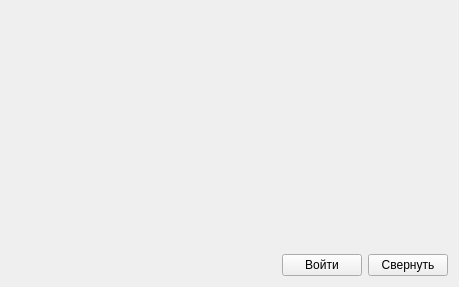
<?xml version="1.0" encoding="UTF-8"?>
<ui version="4.0">
 <class>IssuesWidget</class>
 <widget class="QWidget" name="IssuesWidget">
  <property name="geometry">
   <rect>
    <x>0</x>
    <y>0</y>
    <width>459</width>
    <height>287</height>
   </rect>
  </property>
  <property name="sizePolicy">
   <sizepolicy hsizetype="Preferred" vsizetype="Minimum">
    <horstretch>0</horstretch>
    <verstretch>0</verstretch>
   </sizepolicy>
  </property>
  <property name="windowTitle">
   <string>Form</string>
  </property>
  <layout class="QGridLayout" name="gridLayout">
   <item row="1" column="0">
    <spacer name="horizontalSpacer">
     <property name="orientation">
      <enum>Qt::Horizontal</enum>
     </property>
     <property name="sizeHint" stdset="0">
      <size>
       <width>40</width>
       <height>20</height>
      </size>
     </property>
    </spacer>
   </item>
   <item row="1" column="1">
    <layout class="QHBoxLayout" name="horizontalLayout">
     <item>
      <widget class="QPushButton" name="loginButton">
       <property name="text">
        <string>Войти</string>
       </property>
      </widget>
     </item>
     <item>
      <widget class="QPushButton" name="minimizeButton">
       <property name="text">
        <string>Свернуть</string>
       </property>
      </widget>
     </item>
    </layout>
   </item>
   <item row="0" column="1">
    <spacer name="verticalSpacer">
     <property name="orientation">
      <enum>Qt::Vertical</enum>
     </property>
     <property name="sizeHint" stdset="0">
      <size>
       <width>20</width>
       <height>40</height>
      </size>
     </property>
    </spacer>
   </item>
  </layout>
 </widget>
 <resources/>
 <connections/>
</ui>
